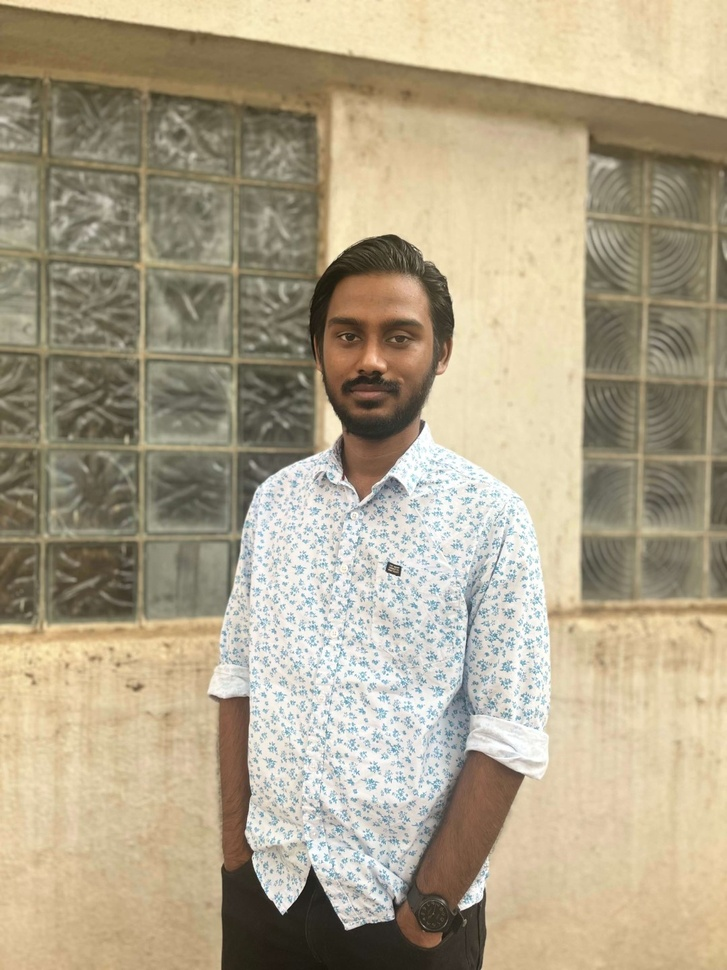
#> input picture ASIP/Practical-7/assets/me.jpg, 727 x 970 px, shrunk from 1080 x 1440 before the run
$ jupyter execute asip_practical_7.ipynb   (older library calls are emulated)
#> lines starting #> are read from the running program, lines starting #| are printed output that depends on the picture
## Applied Signal and Image Processing

(Subhashish Nabajja, CS24010)

**Aim**: Write a program to apply various image enhancement using image
derivatives by implementing smoothing, sharpening, and unsharp masking filters
for generating suitable images for specific application requirements.

Image enhancement techniques such as smoothing, sharpening, and unsharp masking are crucial for preprocessing images for applications like medical imaging, surveillance, and photography. These techniques leverage image derivatives to emphasize or suppress specific features.

### Techniques Implemented
1. **Smoothing**:
   - Reduces noise and fine details by averaging pixel values.
   - Commonly used for reducing high-frequency noise.

2. **Sharpening**:
   - Enhances edges and transitions by amplifying high-frequency components.
   - Typically applied using Laplacian or Sobel filters.

3. **Unsharp Masking**:
   - Combines smoothing and sharpening to create a detailed yet smoothed effect.
   - Suitable for applications where both edge enhancement and noise suppression are needed.

[cell 1]
import cv2
import numpy as np
import matplotlib.pyplot as plt

def apply_image_enhancements(image_path):
    # Load the image in grayscale
#> called with image_path = './assets/me.jpg'
    img = cv2.imread(image_path, cv2.IMREAD_GRAYSCALE)
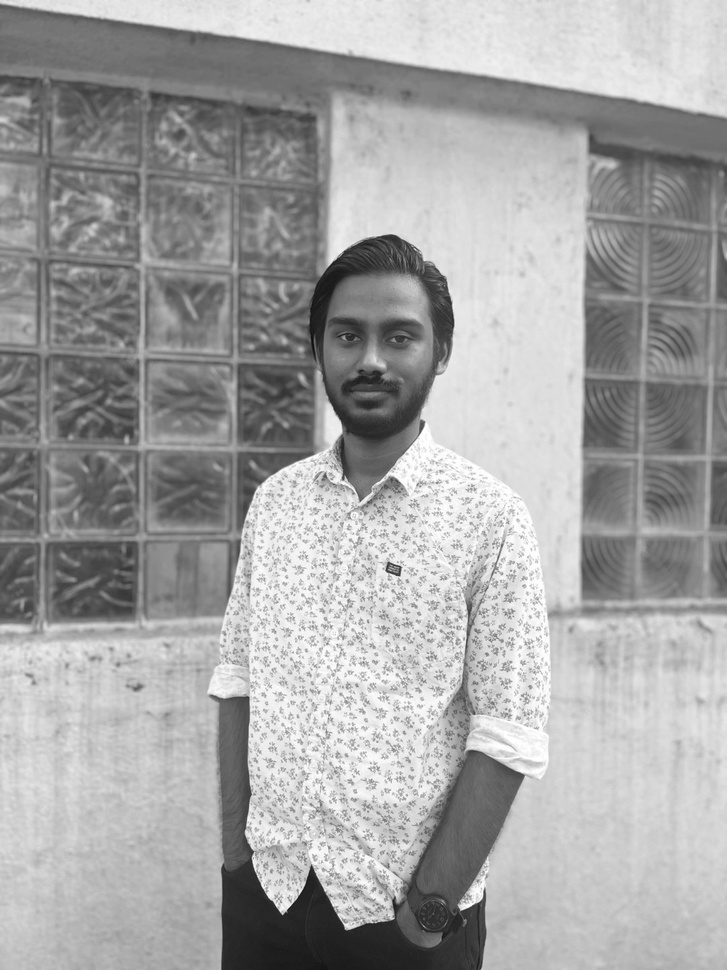
#> img: shape (970, 727); min 12, max 255, mean 163.9
    if img is None:
        print("Error: Unable to load image!")
        return

# 1. Smoothing using Gaussian Blur
    smoothed = cv2.GaussianBlur(img, (5, 5), 1)

# 2. Sharpening using Laplacian
    laplacian = cv2.Laplacian(img, cv2.CV_64F, ksize=3)
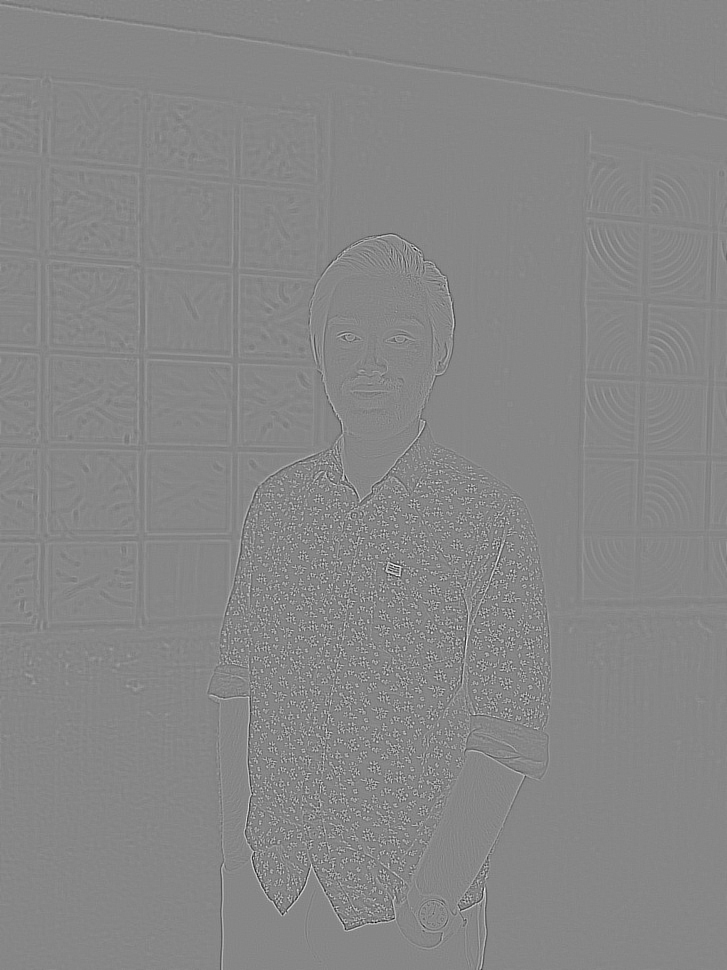
#> laplacian: shape (970, 727) float64; min -836, max 744, mean 0; drawn with min black and max white
    sharpened = cv2.convertScaleAbs(img - laplacian)
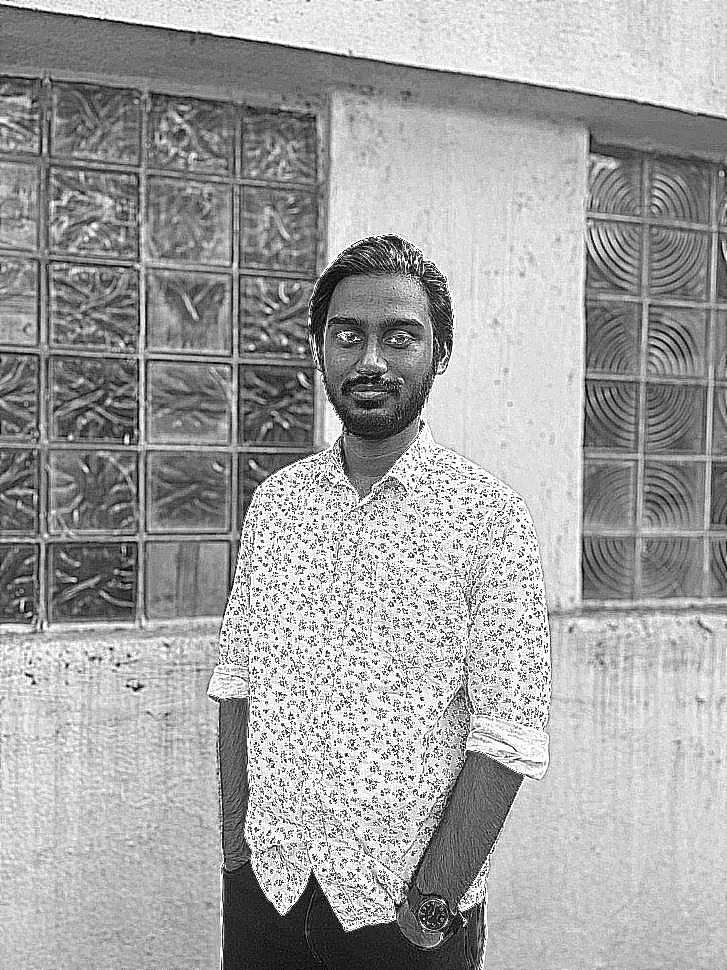
#> sharpened: shape (970, 727); min 0, max 255, mean 162.7

# 3. Unsharp Masking
    gaussian_blur = cv2.GaussianBlur(img, (5, 5), 1)
    unsharp_mask = cv2.addWeighted(img, 1.5, gaussian_blur, -0.5, 0)

# Plot the results
    plt.figure(figsize=(12, 8))

    plt.subplot(2, 2, 1)
    plt.title("Original Image")
    plt.axis('off')
    plt.imshow(img, cmap='gray')

    plt.subplot(2, 2, 2)
    plt.title("Smoothing (Gaussian Blur)")
    plt.axis('off')
    plt.imshow(smoothed, cmap='gray')

    plt.subplot(2, 2, 3)
    plt.title("Sharpening (Laplacian)")
    plt.axis('off')
    plt.imshow(sharpened, cmap='gray')

    plt.subplot(2, 2, 4)
    plt.title("Unsharp Masking")
    plt.axis('off')
    plt.imshow(unsharp_mask, cmap='gray')

    plt.tight_layout()
    plt.show()
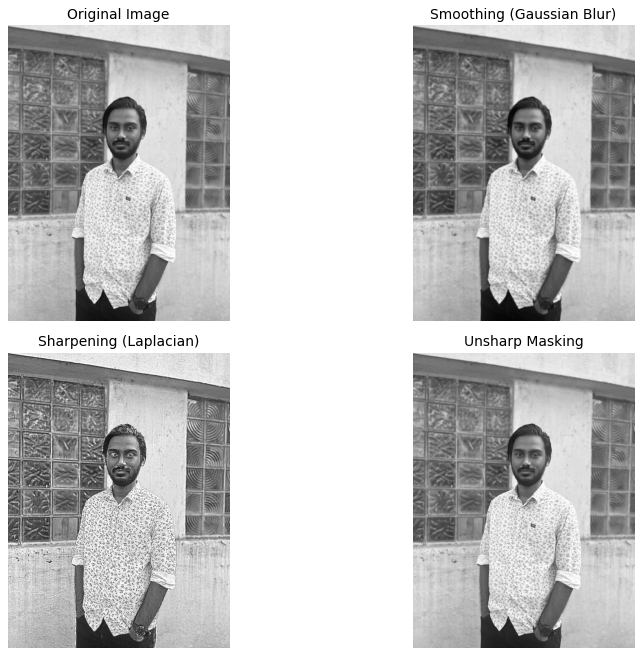
#> figure drawn by matplotlib, 4 panels

# Path to the image
image_path = './assets/me.jpg' # Replace with the path to your image
apply_image_enhancements(image_path)
